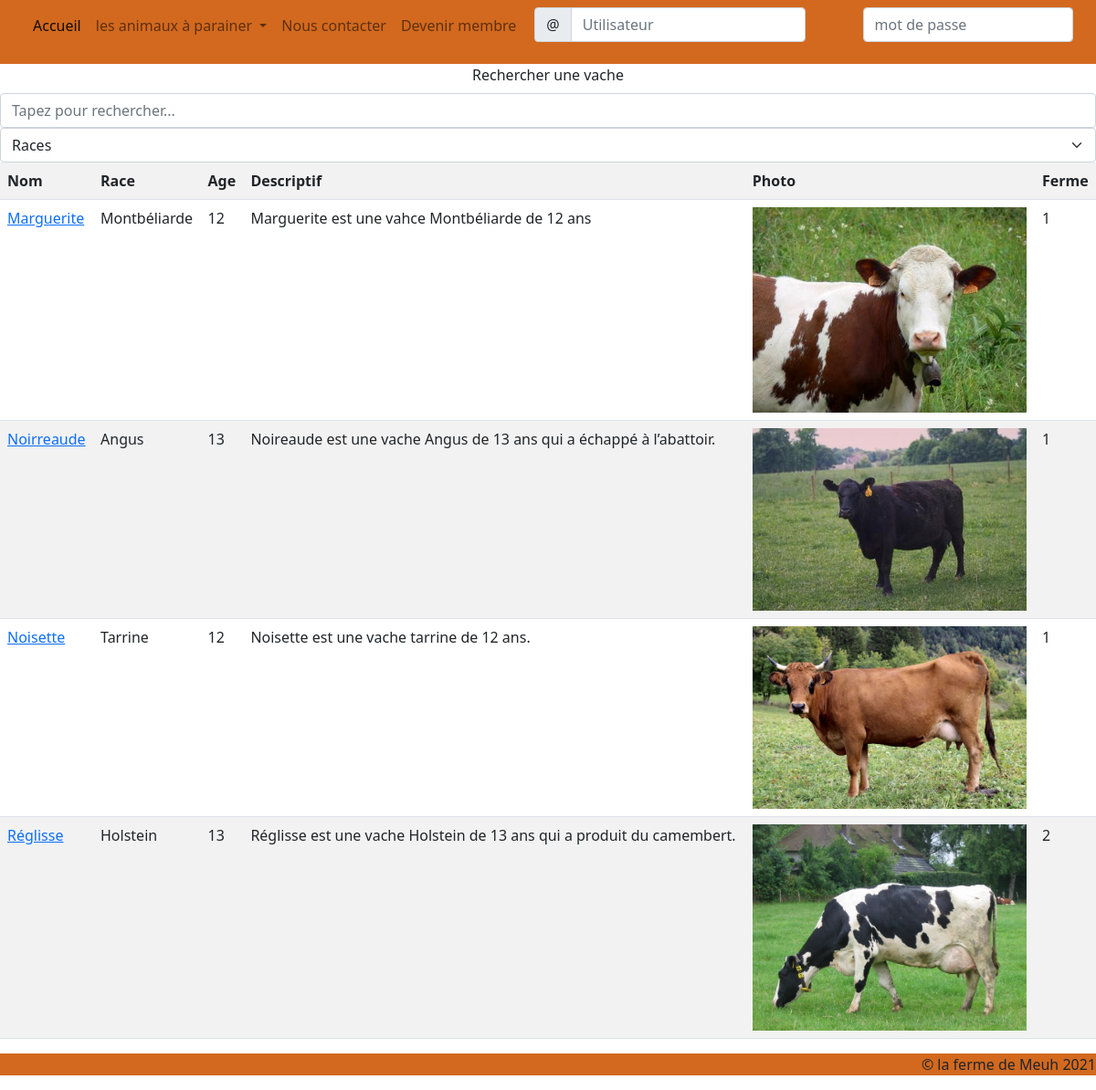
Page /app/php/parain.php on the committed database.
### tables this page shows
CREATE TABLE `vaches` (
  `Nom` varchar(20) NOT NULL,
  `Race` varchar(20) NOT NULL,
  `Age` int(2) NOT NULL,
  `Descriptif` varchar(200) NOT NULL,
  `Photo` varchar(40) DEFAULT NULL,
  `fk_Ferme` int(2) NOT NULL,
  `id_vache` int(4) NOT NULL
);

### app/php/parain.php (the view, shortened to what this page needs)
<?php
require('../appel/header.php');
require('../appel/db.php');
$DB->exec("SET CHARACTER SET utf8");
?>
<main>
  <label for="exampleDataList" class="form-label">Rechercher une vache</label>
  <input class="form-control" list="datalistOptions" id="exampleDataList" placeholder="Tapez pour rechercher...">
  <?php
  $req = $DB->query('SELECT * FROM vaches');
  $tab = $req->fetchAll();   ?>
  <select class="form-select" aria-label="Default select example">
    <option selected>Races</option>
  </select>
  <table class="table table-striped">
    <tr>
      <th>Nom</th>
      <th>Race</th>
      <th>Age</th>
      <th>Descriptif</th>
      <th>Photo</th>
      <th>Ferme</th>
    </tr>
    <?PHP
    foreach ($tab as $vache) {
    ?>
      <tr>
        <td><a href="./vache.php?id=<?php echo $vache["id_vache"]; ?>"><?PHP echo $vache["Nom"] ?></a></td>
        <td><?PHP echo $vache["Race"] ?></td>
        <td><?PHP echo $vache["Age"] ?></td>
        <td><?PHP echo $vache["Descriptif"] ?></td>
        <td> <img class="parrain" src="../images/<?PHP echo $vache["Photo"] ?>" /></td>
        <td><?PHP echo $vache["fk_Ferme"] ?></td>
      </tr>
    <?PHP
    }
    ?>
  </table>
</main>
<?php
require('../appel/footer.php');
?>

### app/appel/header.php (shortened to what this page needs)
<!DOCTYPE html>
<html lang="fr">
<head>
  <link rel="stylesheet" href="../bootstrap/bootstrap.css" />
  <link rel="stylesheet" href="../fontawesome/css/all.css" />
  <link rel="stylesheet" href="../css/style.css" />
</head>
<body>
  <header>
    <nav class="navbar navbar-expand-lg navbar-light bg-light" style="background-color: chocolate !important;">
      <div class="container-fluid">
        <div class="collapse navbar-collapse" id="navbarNavDropdown">
          <ul class="navbar-nav">
            <li class="nav-item">
              <a class="nav-link active" aria-current="page" href="../php/index.php">Accueil</a>
            </li>
            <li class="nav-item dropdown">
              <a class="nav-link dropdown-toggle" href="#" id="navbarDropdownMenuLink" role="button" data-bs-toggle="dropdown" aria-expanded="false">
                les animaux à parainer
              </a>
            </li>
            <li class="nav-item">
              <a class="nav-link" href="../php/contact.php">Nous contacter</a>
            </li>
            <li class="nav-item">
              <a class="nav-link" href="../php/member.php">Devenir membre</a>
            </li>
            <li>
              <form class="container-fluid">
                <div class="input-group">
                  <span class="input-group-text" id="basic-addon1">@</span>
                  <input type="text" class="form-control" placeholder="Utilisateur" aria-label="Username" aria-describedby="basic-addon1">
                </div>
              </form>
            </li>
            <li>
              <div class="mb-3 row">
                <label for="inputPassword" class="col-sm-2 col-form-label"></label>
                <div class="col-sm-10">
                  <input placeholder="mot de passe" type="password" class="form-control" id="inputPassword" required>
                </div>
              </div>
            </li>
          </ul>
        </div>
      </div>
    </nav>
  </header>

### app/appel/footer.php
    <footer>
        <p> © la ferme de Meuh 2021</p>
    </footer>
</body>
</html>

### app/css/style.css (style rules this page uses)
footer { background-color: chocolate; }
footer p { text-align: right; }
main { display: flex; flex-flow: column wrap; justify-content: center; align-items: center; }
li { list-style:none; }
.parrain { width: 25vw !important; }

### rows in the picture
vaches: Nom "Marguerite", Race "Montbéliarde", Age "12", Descriptif "Marguerite est une vahce Montbéliarde de 12 ans", Photo (picture), fk_Ferme "1"
vaches: Nom "Noirreaude", Race "Angus", Age "13", Descriptif "Noireaude est une vache Angus de 13 ans qui a échappé à l’abattoir.", Photo (picture), fk_Ferme "1"
vaches: Nom "Noisette", Race "Tarrine", Age "12", Descriptif "Noisette est une vache tarrine de 12 ans.", Photo (picture), fk_Ferme "1"
vaches: Nom "Réglisse", Race "Holstein", Age "13", Descriptif "Réglisse est une vache Holstein de 13 ans qui a produit du camembert.", Photo (picture), fk_Ferme "2"
